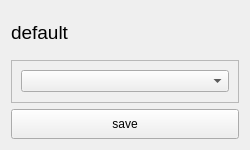
<?xml version="1.0" encoding="UTF-8"?>
<ui version="4.0">
 <class>Form</class>
 <widget class="QWidget" name="Form">
  <property name="geometry">
   <rect>
    <x>0</x>
    <y>0</y>
    <width>250</width>
    <height>150</height>
   </rect>
  </property>
  <property name="maximumSize">
   <size>
    <width>300</width>
    <height>200</height>
   </size>
  </property>
  <property name="windowTitle">
   <string>Form</string>
  </property>
  <layout class="QVBoxLayout" name="verticalLayout_2">
   <item>
    <widget class="QLabel" name="main_label">
     <property name="font">
      <font>
       <pointsize>14</pointsize>
      </font>
     </property>
     <property name="text">
      <string>default</string>
     </property>
    </widget>
   </item>
   <item>
    <widget class="QFrame" name="frame">
     <property name="frameShape">
      <enum>QFrame::Shape::StyledPanel</enum>
     </property>
     <property name="frameShadow">
      <enum>QFrame::Shadow::Raised</enum>
     </property>
     <layout class="QVBoxLayout" name="verticalLayout">
      <item>
       <widget class="QComboBox" name="default_combobox"/>
      </item>
     </layout>
    </widget>
   </item>
   <item>
    <widget class="QPushButton" name="save_btn">
     <property name="minimumSize">
      <size>
       <width>0</width>
       <height>30</height>
      </size>
     </property>
     <property name="text">
      <string>save</string>
     </property>
    </widget>
   </item>
  </layout>
 </widget>
 <resources/>
 <connections/>
</ui>
